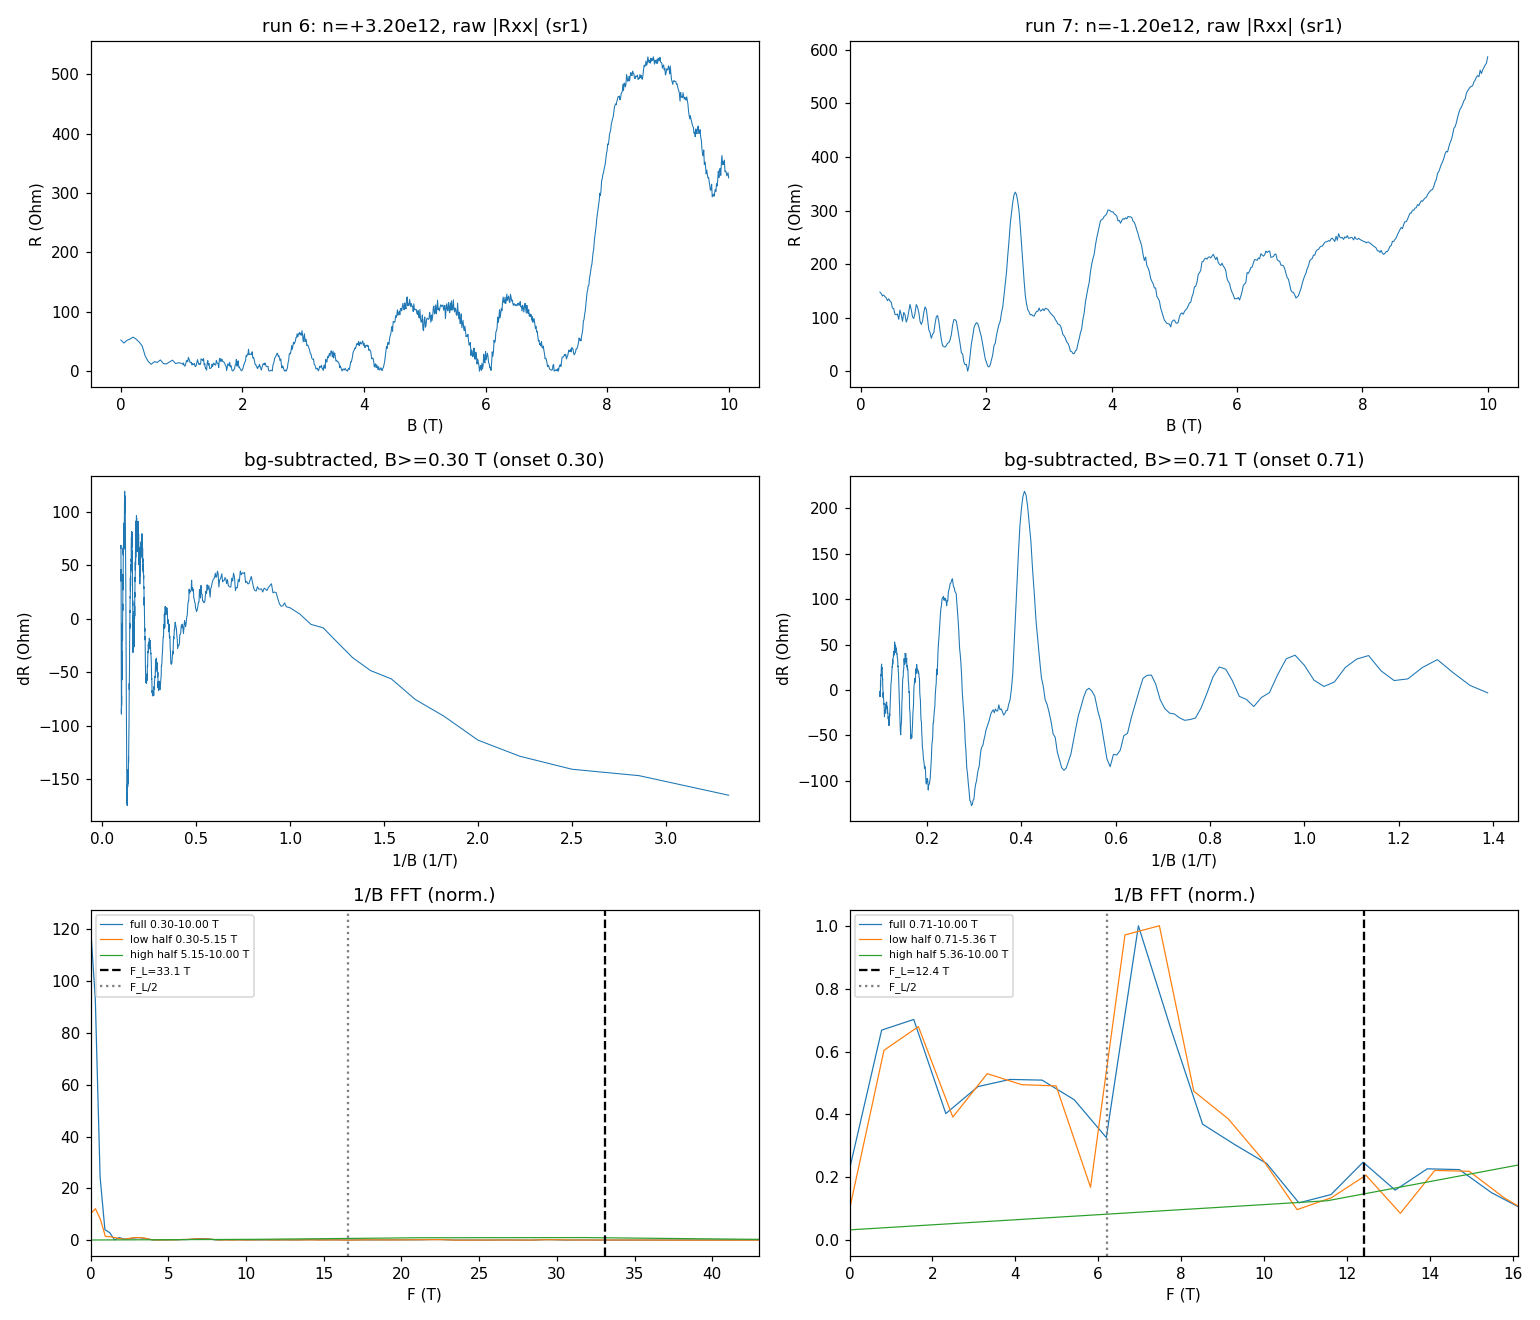

The script that saved this image:
"""sdh-spot-check read of runs 6 (electron +3.2e12) and 7 (hole -1.2e12): raw R(B), sdh_onset, sdh_fft, B-window split."""
import sys, numpy as np, matplotlib
matplotlib.use("Agg"); import matplotlib.pyplot as plt
from hera.analysis import open_run, summarize_run, sdh_onset, sdh_fft, SdhOnsetError, luttinger_frequency
h=6.62607015e-34; e=1.602176634e-19
runs = {6: +3.2e12, 7: -1.2e12}
fig, axs = plt.subplots(3, 2, figsize=(14, 12))
out = {}
for j, (rid, n) in enumerate(runs.items()):
    r = open_run(f"data/{rid}"); print(f"\n===== run {rid} =====\n{summarize_run(r)}")
    B = r.col("magnet_field"); I = r.col("sr0_X")/(-1e6); V = r.col("sr1_X")/1.0
    R = np.abs(V/I); T = r.col("T_sample")
    o = np.argsort(B); B, R, I, T = B[o], R[o], I[o], T[o]
    FL = luttinger_frequency(abs(n)*1e4)  # n in m^-2
    print(f"n={n:+.2e} cm^-2  F_L={float(FL):.2f} T; I_bias {np.median(I)*1e9:.2f} nA; T {T.min():.3f}-{T.max():.3f} K; R {R.min():.1f}-{R.max():.1f} Ohm; R(B<0.3)={np.median(R[B<0.35]):.1f}")
    ax = axs[0, j]; ax.plot(B, R, lw=0.7); ax.set_title(f"run {rid}: n={n/1e12:+.2f}e12, raw |Rxx| (sr1)"); ax.set_xlabel("B (T)"); ax.set_ylabel("R (Ohm)")
    try:
        on = sdh_onset(R, B, r_full_scale=50e-6/10e-9)
        print(on.summary())
        bl = on.onset_b
    except SdhOnsetError as ex:
        print("SdhOnsetError:", ex); bl = 1.0; on=None
    out[rid] = dict(onset=bl, on=on, FL=float(FL))
    # background-subtracted trace in 1/B
    m = B >= max(bl, 0.3)
    cf = np.polyfit(B[m], R[m], 5); dR = R[m]-np.polyval(cf, B[m])
    ax = axs[1, j]; ax.plot(1/B[m], dR, lw=0.7); ax.set_xlabel("1/B (1/T)"); ax.set_ylabel("dR (Ohm)"); ax.set_title(f"bg-subtracted, B>={max(bl,0.3):.2f} T (onset {bl:.2f})")
    # FFT full window + halves
    ax = axs[2, j]
    bmax = B.max()
    for lab, rng in (("full", (max(bl,0.3), bmax)), ("low half", (max(bl,0.3), (max(bl,0.3)+bmax)/2)), ("high half", ((max(bl,0.3)+bmax)/2, bmax))):
        try:
            f, sp = sdh_fft(R[:, None], B, b_range=rng, bg_degree=5, log=False)
            sp = sp[0]/sp[0][f>2].max()
            ax.plot(f, sp, lw=0.8, label=f"{lab} {rng[0]:.2f}-{rng[1]:.2f} T")
            pk = f[(f>2)&(sp>0.15)]
            from scipy.signal import find_peaks
            ip,_ = find_peaks(sp, height=0.1, prominence=0.05); ip = ip[f[ip]>2]
            print(f"  FFT {lab} {rng}: peaks at " + ", ".join(f"{f[i]:.1f}T({sp[i]:.2f})" for i in ip[:10]))
        except Exception as ex: print("fft fail", lab, ex)
    ax.axvline(FL, color='k', ls='--', label=f"F_L={float(FL):.1f} T"); ax.axvline(FL/2, color='gray', ls=':', label="F_L/2")
    ax.set_xlim(0, 1.3*float(FL)); ax.set_xlabel("F (T)"); ax.legend(fontsize=7); ax.set_title("1/B FFT (norm.)")
plt.tight_layout(); plt.savefig("hera_scratch/spot_read.png", dpi=110); print("saved hera_scratch/spot_read.png")
